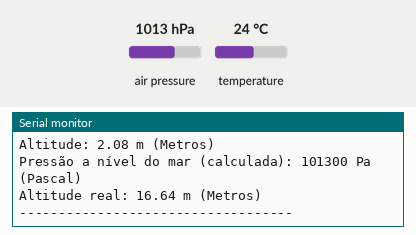
A sketch run on a simulated Arduino Uno, built with avr-gcc and run on an emulated ATmega328P. Parts: the last lines printed to the serial monitor. The inputs (shaded band) are chosen by the test bench; at power-on: air pressure 1013 hPa, temperature 24 °C. Storage starts empty.

Above: at 1.2 s.
1.3 s: air pressure set to 952 hPa
At 2.52 s:
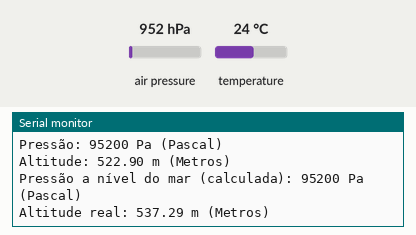
2.8 s: temperature set to 12 °C
At 3.4 s:
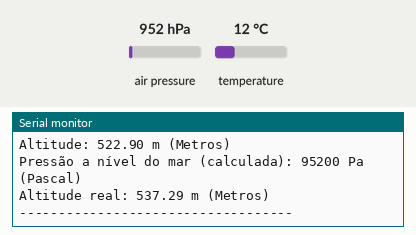
4.3 s: air pressure set to 975 hPa
At 4.61 s:
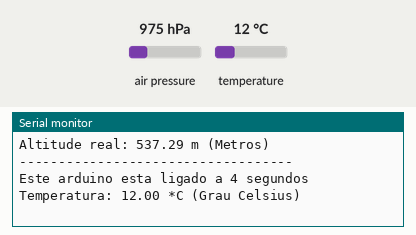
Timing chart, 0 to 7.3 s (numbered marks = the images above; inputs shaded):
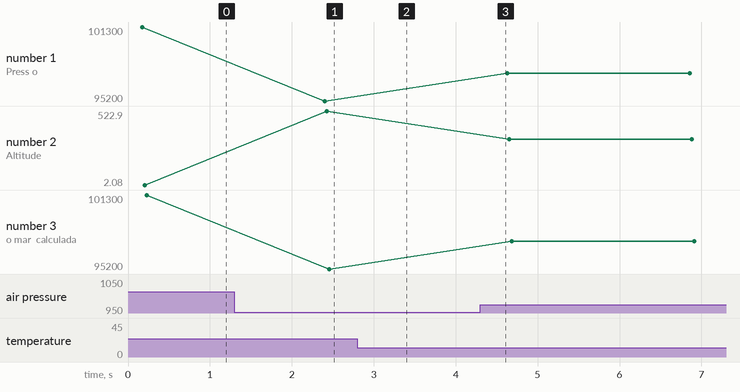

The sketch:

CANSAT_MicroSD.ino
```cpp
#include <SPI.h>
#include <SD.h>
#include <Adafruit_BMP085.h>
Adafruit_BMP085 bmp;
#include<Wire.h>
//const int MPU=0x68;
//int AcX,AcY,AcZ;

//Pino de conexão do pino CS do modulo
const int chipSelect = 4;

void setup()
{
  Serial.begin(9600); //INICIALIZA A SERIAL
//  Wire.begin();
//    Wire.beginTransmission(MPU);
//  Wire.write(0x6B);

  //Inicializa o MPU-6050
//  Wire.write(0);
 // Wire.endTransmission(true);

  if (!bmp.begin()){ //SE O SENSOR NÃO FOR INICIALIZADO, FAZ
  Serial.println("Sensor BMP180 não foi identificado! Verifique as conexões."); //IMPRIME O TEXTO NO MONITOR SERIAL
  while(1){} //SEMPRE ENTRE NO LOOP
  }
  Serial.println("CanSat Unigranrio Caxias");
  Serial.println("Inicializando cartao SD...");

  //Inicia a comunicacao com o modulo SD
  if (!SD.begin(chipSelect))
  {
    Serial.println("Falha ao acessar o cartao !");
    Serial.println("Verifique o cartao/conexoes e reinicie o Arduino...");
    return;
  }
  Serial.println("Cartao iniciado corretamente !");
  Serial.println();
}

void loop()
{
  unsigned long currentMillis = millis();

//Wire.beginTransmission(MPU);
//  Wire.write(0x3B);  // starting with register 0x3B (ACCEL_XOUT_H)
//  Wire.endTransmission(false);

  //Solicita os dados do sensor
//  Wire.requestFrom(MPU,14,true);
//  AcX=Wire.read()<<8|Wire.read(); //0x3B (ACCEL_XOUT_H) & 0x3C (ACCEL_XOUT_L)
//  AcY=Wire.read()<<8|Wire.read(); //0x3D (ACCEL_YOUT_H) & 0x3E (ACCEL_YOUT_L)
//  AcZ=Wire.read()<<8|Wire.read(); //0x3F (ACCEL_ZOUT_H) & 0x40 (ACCEL_ZOUT_L)

  //Mostra os dados no Serial Monitor
  Serial.print("Este arduino esta ligado a ");
  Serial.print(currentMillis / 1000);
  Serial.println(" segundos");

    Serial.print("Temperatura: "); //IMPRIME O TEXTO NO MONITOR SERIAL
    Serial.print(bmp.readTemperature()); //IMPRIME NO MONITOR SERIAL A TEMPERATURA
    Serial.println(" *C (Grau Celsius)"); //IMPRIME O TEXTO NO MONITOR SERIAL

    Serial.print("Pressão: "); //IMPRIME O TEXTO NO MONITOR SERIAL
    Serial.print(bmp.readPressure()); //IMPRIME NO MONITOR SERIAL A PRESSÃO
    Serial.println(" Pa (Pascal)"); //IMPRIME O TEXTO NO MONITOR SERIAL

    Serial.print("Altitude: "); //IMPRIME O TEXTO NO MONITOR SERIAL
    Serial.print(bmp.readAltitude()); //IMPRIME NO MONITOR SERIAL A ALTITUDE APROXIMADA
    Serial.println(" m (Metros)"); //IMPRIME O TEXTO NO MONITOR SERIAL

    Serial.print("Pressão a nível do mar (calculada): "); //IMPRIME O TEXTO NO MONITOR SERIAL
    Serial.print(bmp.readSealevelPressure()); //IMPRIME NO MONITOR SERIAL A PRESSÃO A NÍVEL DO MAR
    Serial.println(" Pa (Pascal)"); //IMPRIME O TEXTO NO MONITOR SERIAL

    Serial.print("Altitude real: "); //IMPRIME O TEXTO NO MONITOR SERIAL
    Serial.print(bmp.readAltitude(101500)); //IMPRIME NO MONITOR SERIAL A ALTITUDE REAL
    Serial.println(" m (Metros)"); //IMPRIME O TEXTO NO MONITOR SERIAL

    Serial.println("-----------------------------------");

  //Abre o arquivo datalog.txt
  File dataFile = SD.open("Cansat.txt", FILE_WRITE);

  //Grava as informacoes no arquivo
  if (dataFile)
  {
    dataFile.print("Horimetro: ");
    dataFile.print(currentMillis / 1000);
    dataFile.print(" segundos - ");
//    dataFile.print("Accel Axis X: ");
//    dataFile.print(AcX);
//    dataFile.print(" - Accel Axis Y: ");
//    dataFile.print(AcY);
//    dataFile.print(" - Accel Axis Z: ");
//    dataFile.print(AcZ);
    dataFile.print(" - Temperatura: ");
    dataFile.print(bmp.readTemperature());
    dataFile.print(" Celsius - Pressão: ");
    dataFile.print(bmp.readPressure());
    dataFile.print(" Pascal - Altitude: ");
    dataFile.print(bmp.readAltitude());
    dataFile.print(" metros - Pressao ATM: ");
    dataFile.println(bmp.readPressure()*0.00000986923);

    //Fecha o arquivo
    dataFile.close();
  }

  //Exibe um erro se nao conseguir abrir o arquivo
  else
  {
    Serial.println("Erro ao abrir o arquivo datalog.txt");
  }
  delay(2000);
}
```

Measured:
- after the input at 1.3 s, the serial monitor: prints a new line after 1.1 s (image 1)
- plotted number 1: 101300 → 95200 after the input at 1.3 s, 95200 → 97500 after the input at 4.3 s
- plotted number 2: 2.08 → 522.9 after the input at 1.3 s, 522.9 → 323.44 after the input at 4.3 s
- plotted number 3: 101300 → 95200 after the input at 1.3 s, 95200 → 97500 after the input at 4.3 s
